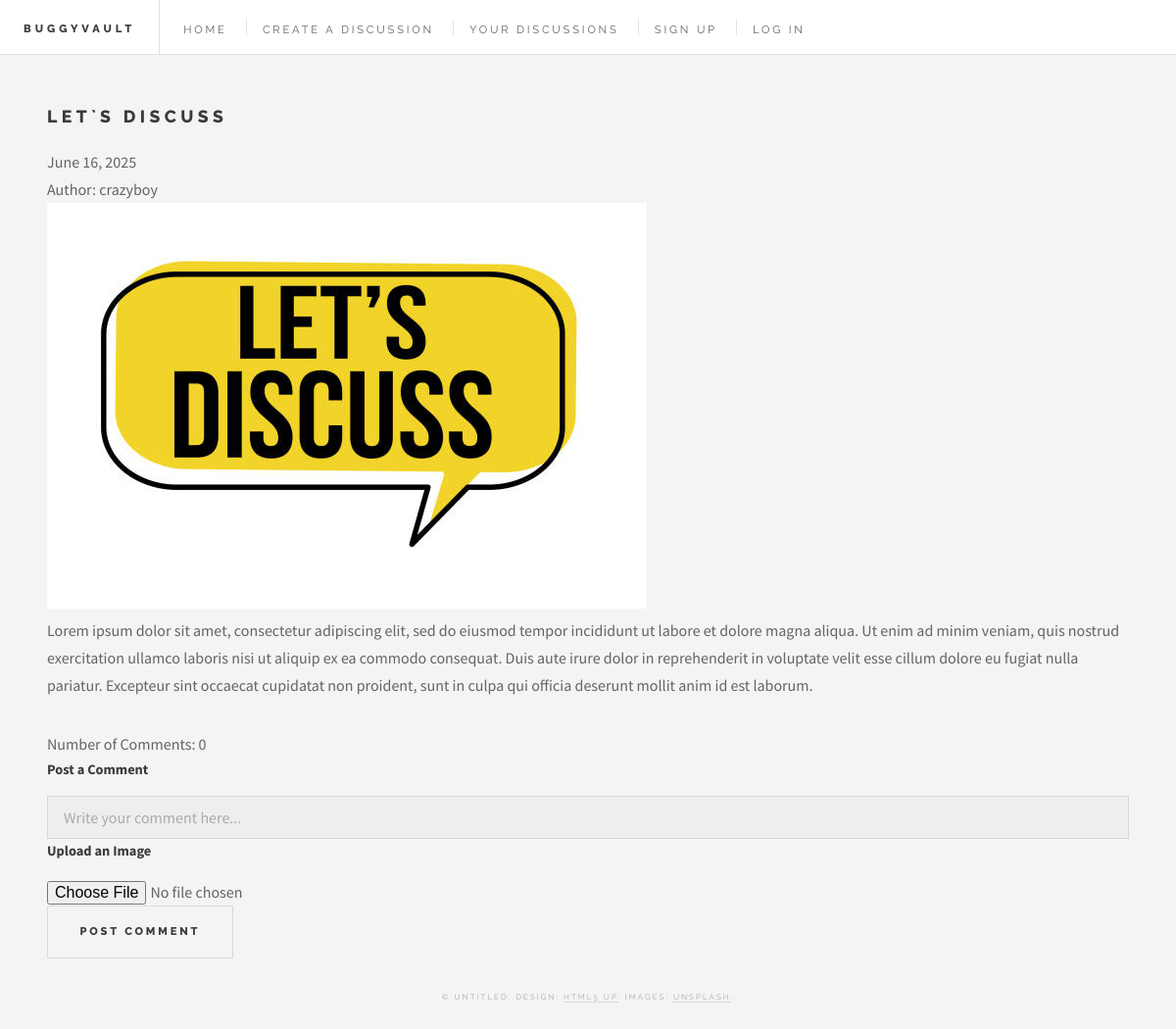
Page /single.php?id=1 on the committed database.
### tables this page shows
CREATE TABLE IF NOT EXISTS `discussions` (
  `id` INT NOT NULL AUTO_INCREMENT,
  `title` VARCHAR(255) NOT NULL,
  `content` TEXT NOT NULL,
  `image_path` VARCHAR(255) DEFAULT NULL,
  `created_at` DATETIME NOT NULL DEFAULT CURRENT_TIMESTAMP,
  `last_updated_at` DATETIME NOT NULL DEFAULT CURRENT_TIMESTAMP,
  `post_count` INT NOT NULL DEFAULT 0,
  `user_id` INT NOT NULL,
  PRIMARY KEY (`id`),
  INDEX `fk_discussions_users_idx` (`user_id` ASC),
  CONSTRAINT `fk_discussions_users`
    FOREIGN KEY (`user_id`)
    REFERENCES `users` (`id`)
    ON DELETE CASCADE
);

CREATE TABLE IF NOT EXISTS `users` (
  `id` INT NOT NULL AUTO_INCREMENT,
  `username` VARCHAR(50) NOT NULL,
  `password` VARCHAR(255) NOT NULL,
  `email` VARCHAR(100) NOT NULL,
  `role` ENUM('guest', 'moderator') NOT NULL DEFAULT 'guest',
  PRIMARY KEY (`id`),
  UNIQUE INDEX `username_UNIQUE` (`username` ASC),
  UNIQUE INDEX `email_UNIQUE` (`email` ASC)
);

### single.php (the view, shortened to what this page needs)
<?php
	include("config/db.php");
    $isloggedin = isset($_SESSION['user_id']);
	$disc_id = $_GET['id'];
?>
<!DOCTYPE HTML>
<html>
	<head>
		<link rel="stylesheet" href="assets/css/main.css" />
	</head>
	<body class="single is-preload">
			<div id="wrapper">
					<header id="header">
						<h1><a href="index.php">BuggyVault</a></h1>
						<nav class="links">
							<ul>
								<li><a href="index.php">Home</a></li>
                                <li><a href="create_discussion.php">Create a Discussion</a></li>
								<li><a href="your_discussions.php">Your Discussions</a></li>
                                <?php if ($isloggedin): ?>
                                    <li><a href="logout.php">Log Out</a></li>
                                <?php else: ?>
                                    <li><a href="register.php">Sign Up</a></li>
                                    <li><a href="login.php">Log in</a></li>
                                <?php endif ?>
							</ul>
						</nav>
					</header>
					<div id="main">
						<?php
							$sql = "SELECT * FROM discussions WHERE id = $disc_id";
							$disc_result = mysqli_query($conn, $sql);
							if (mysqli_num_rows($disc_result) > 0) {
								while ($row = mysqli_fetch_assoc($disc_result)) {
									echo '<article>';
									echo '<header>';
									echo '<div class="title">';
									echo '<h2>' . htmlspecialchars($row['title']) . '</h2>';
									echo '</div>';
									echo '<div class="meta">';
									echo '<time class="published" datetime="' . $row['created_at'] . '">' . date('F j, Y', strtotime($row['created_at'])) . '</time>';
									$name = mysqli_fetch_assoc(mysqli_query($conn, "SELECT username FROM users WHERE id = " . $row['user_id']));
									echo '<br><span class="name">Author: ' . $name['username'] . '</span>';
									echo '</div>';
									echo '</header>';
									echo '<img src="' . $row['image_path'] . '" alt=""/>';
									echo '<p>' . htmlspecialchars($row['content']) . '</p>';
									echo 'Number of Comments: ' . $row['post_count'];
									echo '<footer>';
									}
									echo '<form method="post" action="single.php?id=' . $disc_id . '" enctype="multipart/form-data">';
										echo '<div class="field half first">';
										echo '<label for="comment">Post a Comment</label>';
										echo '<input type="text" name="comment" id="comment" placeholder="Write your comment here..." required>';
										echo '<label for="comment">Upload an Image</label>';
										echo '<input type="file" name="image" id="image">';
										echo '</div>';
										echo '<button class="button large">Post Comment</button>';
									echo '</form>';
									echo '</footer>';
		 							echo '</article>';
							} else {
								echo '<script>alert("discussion not found or you need to login");window.location.href="single.php?id=$disc_id";</script>';
							}
						?>
					<section id="footer">
						<p class="copyright">&copy; Untitled. Design: <a href="http://html5up.net">HTML5 UP</a>. Images: <a href="http://unsplash.com">Unsplash</a>.</p>
					</section>
			</div>
	</body>
</html>

### rows in the picture
discussions: title "LET`S DISCUSS", created_at "June 16, 2025", user.username "crazyboy", image_path (picture), content "Lorem ipsum dolor sit amet, consectetur adipiscing elit, sed do eiusmod tempor incididunt ut labore et dolore magna aliqua. Ut enim ad minim veniam, quis nostrud exercitation ullamco laboris nisi ut aliquip ex ea commodo consequat. Duis aute irure dolor in reprehenderit in voluptate velit esse cillum dolore eu fugiat nulla pariatur. Excepteur sint occaecat cupidatat non proident, sunt in culpa qui officia deserunt mollit anim id est laborum.", post_count "0"
